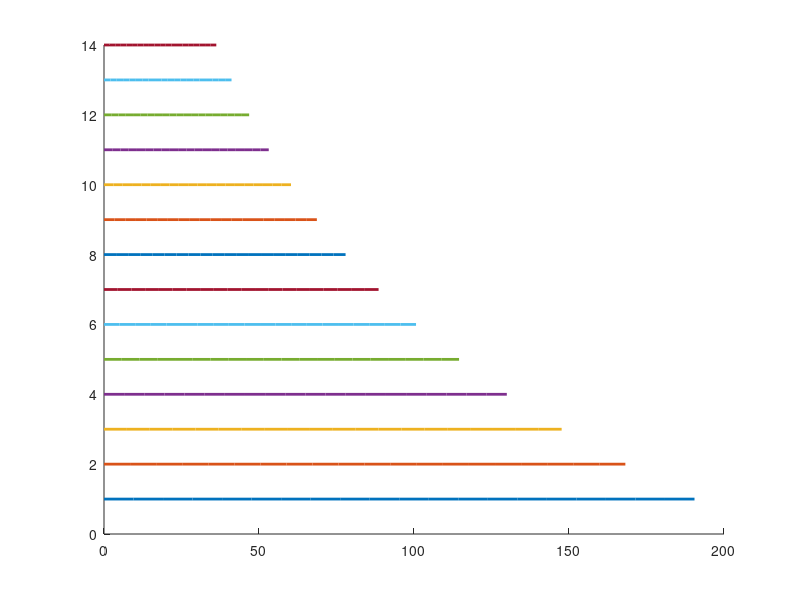

MATLAB code to generate this figure: (Note: this script raises an error after producing the figure.)
clear all

% Hub drive efficiency
gear_ratios = [.279, .316, .360, .409, .464, .528, .6, .682, .774, .881, 1, 1.135, 1.292, 1.467]; % Hub gear ratios
efficiencies = .945 % Rohloff 14 speed hub
wheel_radius = 0.203; % in meters
final_drive_ratio = 4; % Final drive gear ratio
rpm_range = 0:500:10000; % Motor RPM

% Compute Vehicle Speed for Each Gear
num_gears = length(gear_ratios);
speed_matrix = zeros(num_gears, length(rpm_range));

for g = 1:num_gears
    speed_matrix(g, :) = (rpm_range * wheel_radius * 2 * pi) ./ ...
                         (gear_ratios(g) * final_drive_ratio * 60);
end

% Determine Optimal Gear at Each Speed
[~, optimal_gear_indices] = max(efficiencies .* (speed_matrix > 0), [], 1);
optimal_gears = gear_ratios(optimal_gear_indices); % Get the corresponding gear ratio

% Plot Results
figure; hold on;
for g = 1:num_gears
    plot(speed_matrix(g, :), g * ones(size(rpm_range)), 'LineWidth', 2);
end
scatter(speed_matrix(optimal_gear_indices, :), optimal_gear_indices, 50, 'r', 'filled');

xlabel('Vehicle Speed (m/s)');
ylabel('Gear Number');
title('Optimal Gear Selection vs. Vehicle Speed');
legend(arrayfun(@(g) sprintf('Gear %d', g), 1:num_gears, 'UniformOutput', false));
grid on;
hold off;
